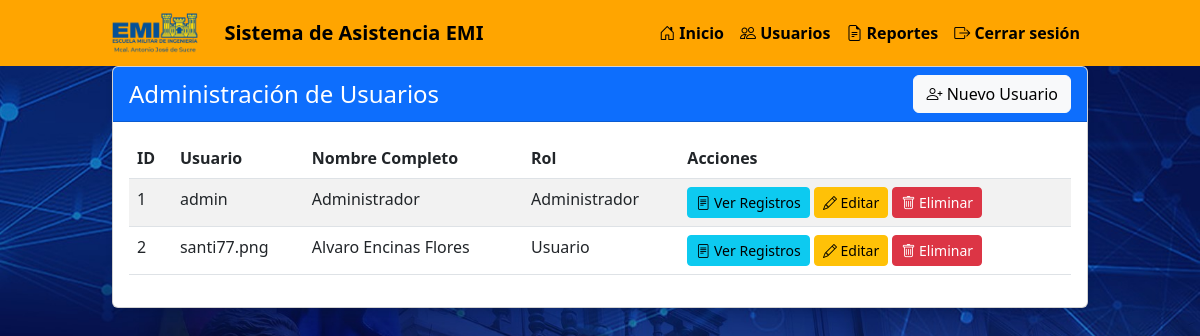
Page /admin (signed in) on the earlier database version.
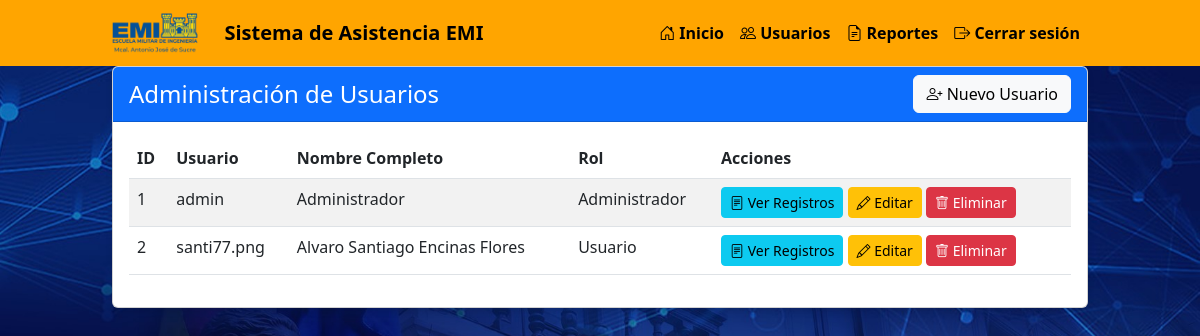
Same page on the later database version.
### tables this page shows
CREATE TABLE users (
        id INTEGER PRIMARY KEY AUTOINCREMENT,
        username TEXT UNIQUE NOT NULL,
        password TEXT NOT NULL,
        full_name TEXT NOT NULL,
        is_admin INTEGER DEFAULT 0
    );

### app.py (the view)
@app.route('/admin')
def admin():
    if 'user_id' not in session or not session.get('is_admin'):
        flash('Acceso no autorizado', 'error')
        return redirect(url_for('index'))
    users = database.get_users()
    return render_template('admin.html', users=users)

### database.py (called while the page is built)
def get_users():
    conn = sqlite3.connect('attendance.db')
    conn.row_factory = sqlite3.Row
    c = conn.cursor()
    c.execute("SELECT id, username, full_name, is_admin FROM users")
    users = c.fetchall()
    conn.close()
    return users

### templates/admin.html (shortened to what this page needs)
{% extends "layout.html" %}
{% block content %}
<div class="row">
    <div class="col-md-12">
        <div class="card">
            <div class="card-header bg-primary text-white d-flex justify-content-between align-items-center">
                <h4 class="mb-0">Administración de Usuarios</h4>
                <button class="btn btn-light" data-bs-toggle="modal" data-bs-target="#addUserModal">
                    <i class="bi bi-person-plus"></i> Nuevo Usuario
                </button>
            </div>
            <div class="card-body">
                <div class="table-responsive">
                    <table class="table table-striped">
                        <thead>
                            <tr>
                                <th>ID</th>
                                <th>Usuario</th>
                                <th>Nombre Completo</th>
                                <th>Rol</th>
                                <th>Acciones</th>
                            </tr>
                        </thead>
                        <tbody>
                            {% for user in users %}
                            <tr>
                                <td>{{ user.id }}</td>
                                <td>{{ user.username }}</td>
                                <td>{{ user.full_name }}</td>
                                <td>{{ 'Administrador' if user.is_admin else 'Usuario' }}</td>
                                <td>
                                    <a href="/admin/reports?user_id={{ user.id }}" class="btn btn-sm btn-info">
                                        <i class="bi bi-file-text"></i> Ver Registros
                                    </a>
                                    <a href="/admin/update_user/{{ user.id }}" class="btn btn-sm btn-warning">
                                        <i class="bi bi-pencil"></i> Editar
                                    </a>
                                    <button class="btn btn-sm btn-danger delete-user" data-id="{{ user.id }}" data-name="{{ user.full_name }}">
                                        <i class="bi bi-trash"></i> Eliminar
                                    </button>
                                </td>
                            </tr>
                            {% else %}
                            <tr>
                                <td colspan="5" class="text-center">No hay usuarios registrados</td>
                            </tr>
                            {% endfor %}
                        </tbody>
                    </table>
                </div>
            </div>
        </div>
    </div>
</div>
{% endblock %}

Differences in the rows shown:
changed users "santi77.png": full_name "Alvaro Encinas Flores" → "Alvaro Santiago Encinas Flores"
